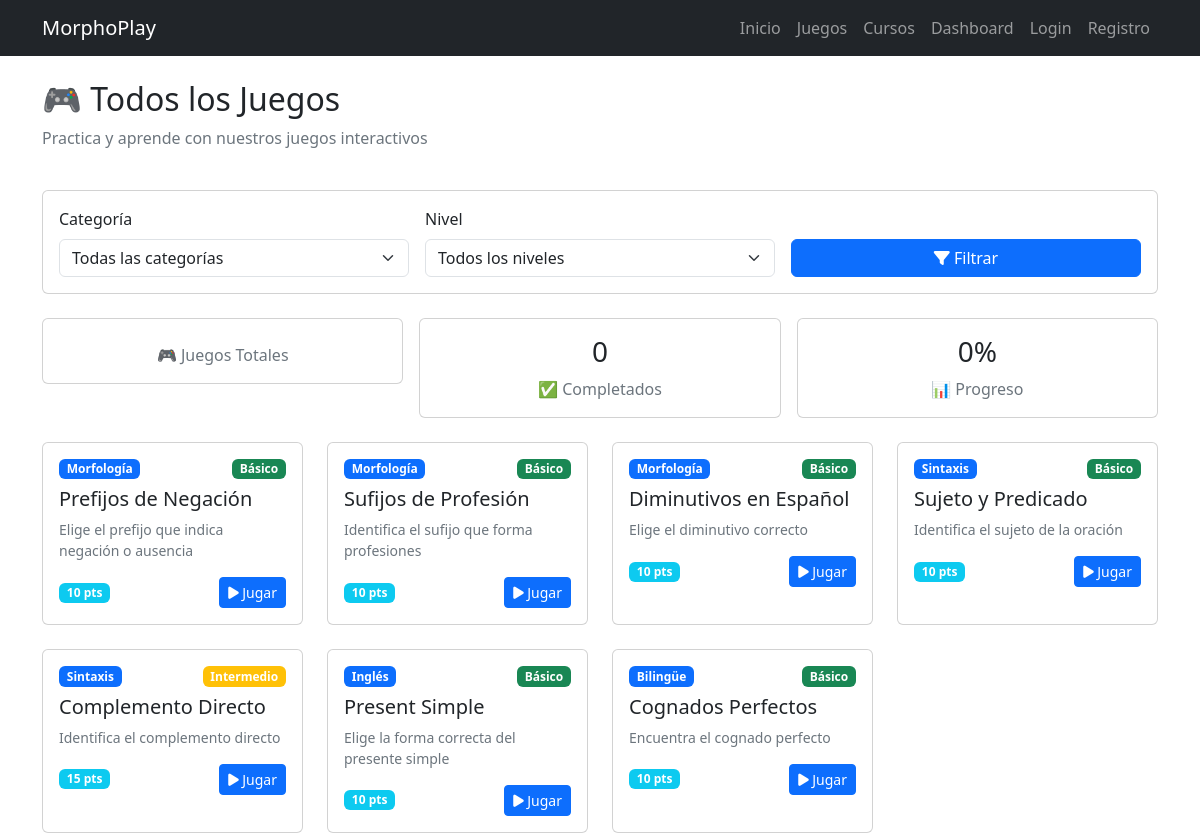
Page /juegos/ on the committed database.
### core/models.py (models this page shows, shortened)
class Juego(models.Model):
    TIPO_CHOICES = [('opcion', 'Opción múltiple'), ('escritura', 'Escritura creativa')]
    titulo = models.CharField(max_length=200)
    descripcion = models.TextField()
    pregunta = models.TextField(blank=True)
    categoria = models.ForeignKey(Categoria, on_delete=models.SET_NULL, null=True, blank=True)
    nivel = models.ForeignKey(Nivel, on_delete=models.SET_NULL, null=True, blank=True)
    tipo = models.CharField(max_length=20, choices=TIPO_CHOICES, default='opcion')
    opcion1 = models.CharField(max_length=200, blank=True)
    opcion2 = models.CharField(max_length=200, blank=True)
    opcion3 = models.CharField(max_length=200, blank=True)
    opcion4 = models.CharField(max_length=200, blank=True)
    respuesta_correcta = models.CharField(max_length=200)
    puntos = models.IntegerField(default=10)
    orden = models.IntegerField(default=0)
    activo = models.BooleanField(default=True)
    created_at = models.DateTimeField(auto_now_add=True)
    updated_at = models.DateTimeField(auto_now=True)

class Categoria(models.Model):
    nombre = models.CharField(max_length=100, unique=True)
    descripcion = models.TextField(blank=True)
    icono = models.CharField(max_length=50, blank=True)
    orden = models.IntegerField(default=0)
    activo = models.BooleanField(default=True)
    created_at = models.DateTimeField(auto_now_add=True)
    updated_at = models.DateTimeField(auto_now=True)

class Nivel(models.Model):
    nombre = models.CharField(max_length=50, unique=True)
    descripcion = models.TextField(blank=True)
    orden = models.IntegerField(default=0)
    color = models.CharField(max_length=7, default='#6c5ce7')
    puntos_base = models.IntegerField(default=10)
    created_at = models.DateTimeField(auto_now_add=True)
    updated_at = models.DateTimeField(auto_now=True)

### core/views.py (the view)
# urls.py: path('juegos/', views.juegos_list, name='juegos_list'),
def juegos_list(request):
    juegos = Juego.objects.filter(activo=True).select_related('categoria', 'nivel')
    categorias = Categoria.objects.filter(activo=True)
    niveles = Nivel.objects.all()
    context = {
        'juegos': juegos,
        'categorias': categorias,
        'niveles': niveles,
    }
    return render(request, 'juegos/list.html', context)

### templates/juegos/list.html (shortened to what this page needs)
{% extends 'base.html' %}
{% load static %}
{% block content %}
<div class="row mb-4">
    <div class="col-12">
        <h2>🎮 Todos los Juegos</h2>
        <p class="text-secondary">Practica y aprende con nuestros juegos interactivos</p>
    </div>
</div>
<div class="row mb-4">
    <div class="col-12">
        <div class="card">
            <div class="card-body">
                <form method="get" class="row g-3 align-items-end">
                    <div class="col-md-4">
                        <label class="form-label">Categoría</label>
                        <select name="categoria" class="form-select">
                            <option value="">Todas las categorías</option>
                        </select>
                    </div>
                    <div class="col-md-4">
                        <label class="form-label">Nivel</label>
                        <select name="nivel" class="form-select">
                            <option value="">Todos los niveles</option>
                        </select>
                    </div>
                    <div class="col-md-4">
                        <button type="submit" class="btn btn-primary w-100">
                            <i class="fas fa-filter"></i> Filtrar
                        </button>
                    </div>
                </form>
            </div>
        </div>
    </div>
</div>
<div class="row g-3 mb-4">
    <div class="col-md-4">
        <div class="card text-center">
            <div class="card-body">
                <p class="text-secondary mb-0">🎮 Juegos Totales</p>
            </div>
        </div>
    </div>
    <div class="col-md-4">
        <div class="card text-center">
            <div class="card-body">
                <h3>{{ juegos_completados|default:0 }}</h3>
                <p class="text-secondary mb-0">✅ Completados</p>
            </div>
        </div>
    </div>
    <div class="col-md-4">
        <div class="card text-center">
            <div class="card-body">
                <h3>{{ progreso_porcentaje|default:0 }}%</h3>
                <p class="text-secondary mb-0">📊 Progreso</p>
            </div>
        </div>
    </div>
</div>
<div class="row g-4">
    {% for juego in juegos %}
    <div class="col-md-4 col-lg-3">
        <div class="card h-100">
            <div class="card-body">
                <div class="d-flex justify-content-between align-items-start">
                    <span class="badge bg-primary">{{ juego.categoria.nombre|default:"General" }}</span>
                    <span class="badge bg-{% if juego.nivel.nombre == 'Básico' %}success{% elif juego.nivel.nombre == 'Intermedio' %}warning{% elif juego.nivel.nombre == 'Avanzado' %}danger{% else %}info{% endif %}">
                        {{ juego.nivel.nombre|default:"Básico" }}
                    </span>
                </div>
                <h5 class="card-title mt-2">{{ juego.titulo }}</h5>
                <p class="card-text text-secondary small">{{ juego.descripcion|truncatechars:60 }}</p>
                <div class="d-flex justify-content-between align-items-center mt-2">
                    <span class="badge bg-info">{{ juego.puntos }} pts</span>
                    <a href="/juegos/{{ juego.id }}/" class="btn btn-sm btn-primary">
                        <i class="fas fa-play"></i> Jugar
                    </a>
                </div>
            </div>
        </div>
    </div>
    {% endfor %}
</div>
{% endblock %}

### rows in the picture
Juego: categoria.nombre "Morfología", nivel.nombre "Básico", titulo "Prefijos de Negación", descripcion "Elige el prefijo que indica negación o ausencia", puntos "10"
Juego: categoria.nombre "Morfología", nivel.nombre "Básico", titulo "Sufijos de Profesión", descripcion "Identifica el sufijo que forma profesiones", puntos "10"
Juego: categoria.nombre "Morfología", nivel.nombre "Básico", titulo "Diminutivos en Español", descripcion "Elige el diminutivo correcto", puntos "10"
Juego: categoria.nombre "Sintaxis", nivel.nombre "Básico", titulo "Sujeto y Predicado", descripcion "Identifica el sujeto de la oración", puntos "10"
Juego: categoria.nombre "Sintaxis", nivel.nombre "Intermedio", titulo "Complemento Directo", descripcion "Identifica el complemento directo", puntos "15"
Juego: categoria.nombre "Inglés", nivel.nombre "Básico", titulo "Present Simple", descripcion "Elige la forma correcta del presente simple", puntos "10"
Juego: categoria.nombre "Bilingüe", nivel.nombre "Básico", titulo "Cognados Perfectos", descripcion "Encuentra el cognado perfecto", puntos "10"

### other values in the picture
{{ juegos_completados|default:0 }} "0"
{{ progreso_porcentaje|default:0 }} "0"
